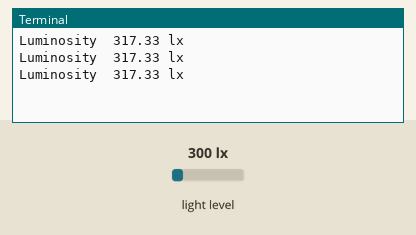
The program below on a simulated Raspberry Pi (BCM pin numbers). Parts: the last lines printed to the terminal. Inputs (shaded band) come from the test bench; at power-on: light level 300 lx.

Above: at 1.2 s.
1.3 s: light level set to 40 lx
At 1.9 s:
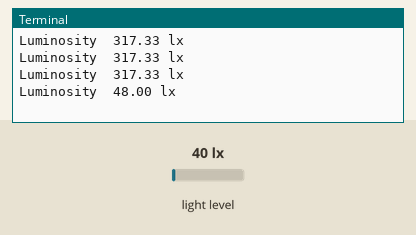
2.8 s: light level set to 500 lx
At 3.4 s:
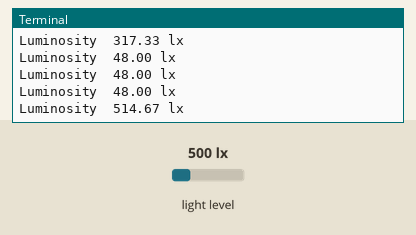
Timing chart, 0 to 5.8 s (numbered marks = the images above; inputs shaded):
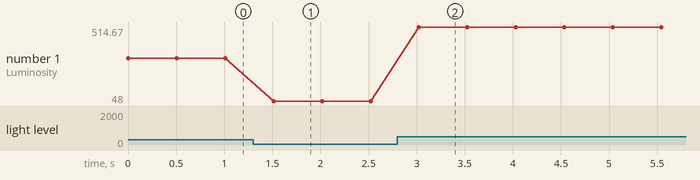

The program:

SimpleLightMeter.py
```python
#!/usr/bin/python
# -*- encoding: utf-8 -*-
import time
import smbus
bus = smbus.SMBus(1) #(512MB ro 1024MB)
addr = 0x23 # i2c adress
while True:
  data = bus.read_i2c_block_data(addr,0x10)
  print ("Luminosity " ,"%.2f" % (data[1] + (256 * data[0]) / 1.2),"lx")
  time.sleep(0.5)
```

Measured:
- after the input at 1.3 s, the terminal: prints a new line after 0.21 s (image 1)
- after the input at 2.8 s, the terminal: prints a new line after 0.22 s (image 2)
- plotted number 1: 317.33 → 48 after the input at 1.3 s, 48 → 514.67 after the input at 2.8 s
